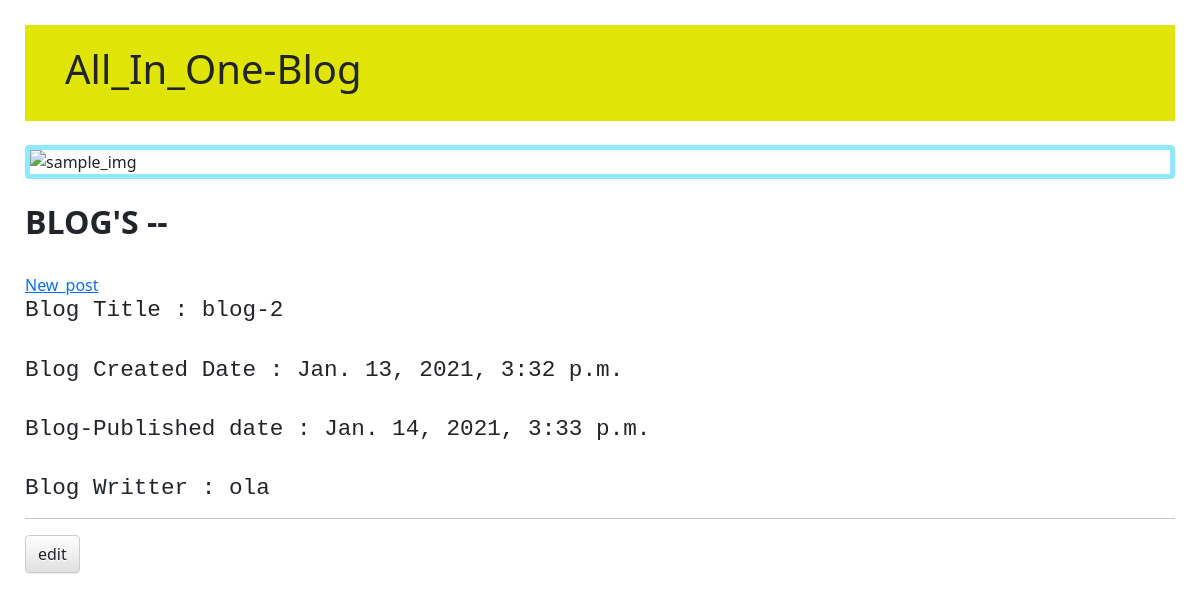
Before: /posts/2/ with the older database file.
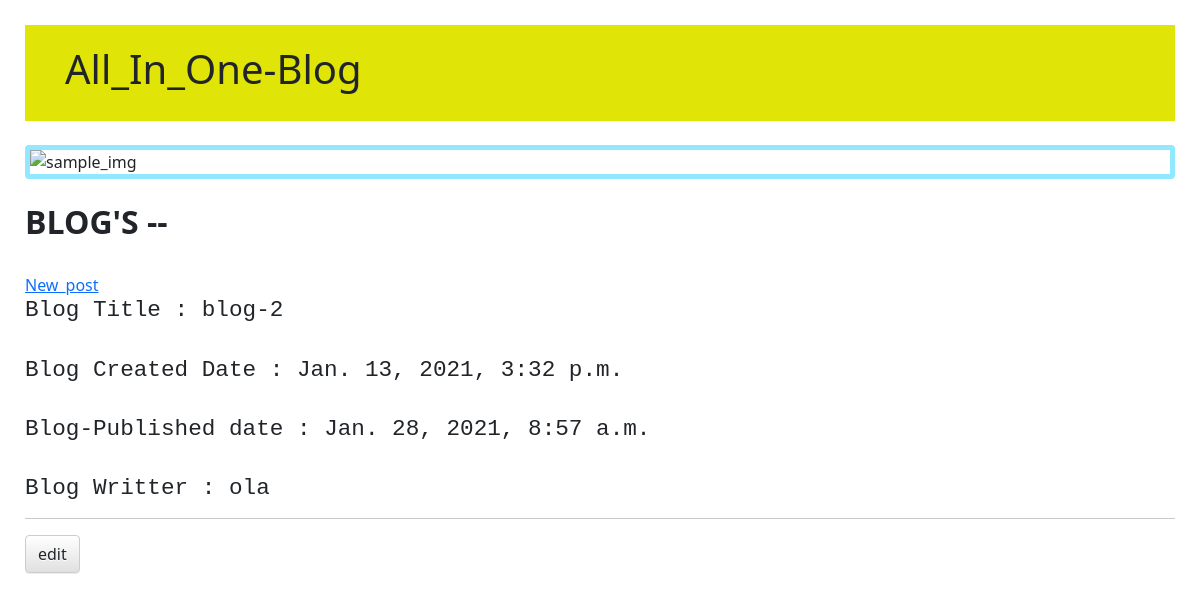
After: the same page with the newer database file.
### blog/models.py (models this page shows, shortened)
class Post(models.Model):
    author = models.ForeignKey(settings.AUTH_USER_MODEL, on_delete=models.CASCADE)
    title = models.CharField(max_length=200)
    text = models.TextField()
    created_date = models.DateTimeField(default = timezone.now)
    published_date = models.DateTimeField(blank = True, null=True)

### blog/views.py (the view)
# urls.py: path('posts/<int:pk>/', views.post_details, name="post_details"),
def post_details(request, pk):
    posts = get_object_or_404(Post, pk=pk)
    return render(request, 'blog/post_details.html', {'posts': posts})

### blog/templates/blog/post_details.html (shortened to what this page needs)
{% extends 'blog/index.html' %}
{% block content %}
    {% if posts.published_date %}<br>
    <div class="a_pd">
        <h2>Blog Title           : {{ posts.title }}</h2><br>
        <h2>Blog Created Date    : {{ posts.created_date }}</h2><br>
        <h2>Blog-Published date  : {{ posts.published_date }}</h2><br>
        <h2>Blog Writter         : {{ posts.author}}</h2>
    </div>
    <hr>
    <a class="btn btn-default" href="{% url 'post_edit' pk=posts.pk %}"> edit</a>
    {% endif %}
{% endblock %}

Changed rows visible on the page:
changed Post "blog-2": published_date "Jan. 14, 2021, 3:33 p.m." → "Jan. 28, 2021, 8:57 a.m."
